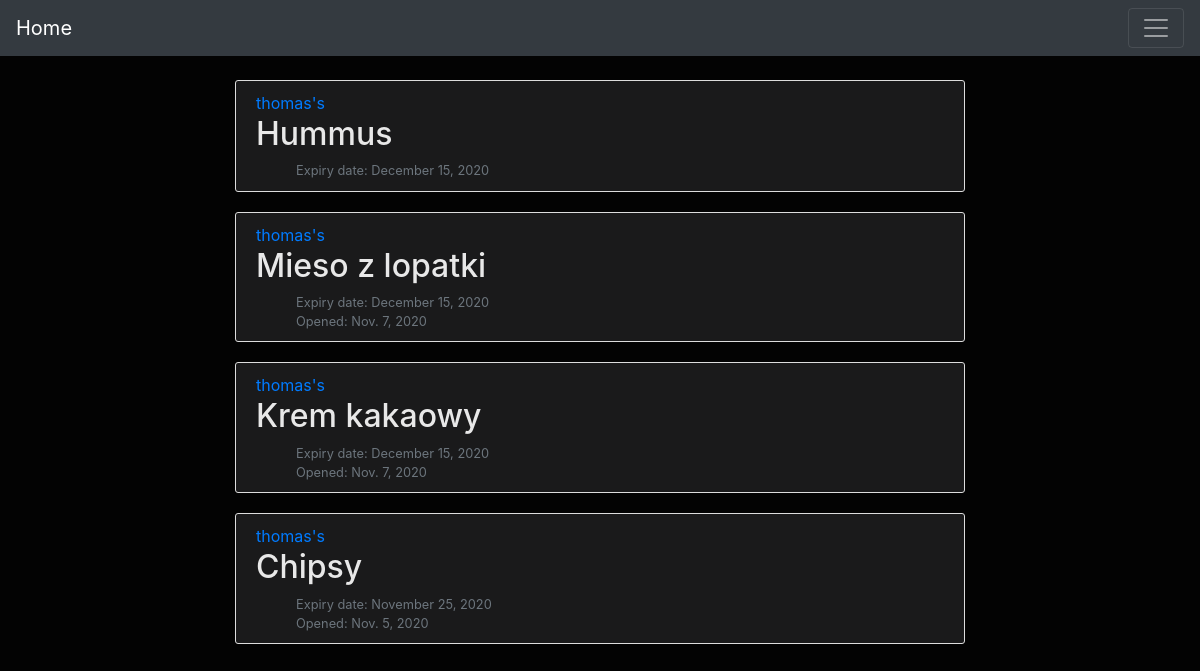
The page /foods/ on the database as committed earlier.
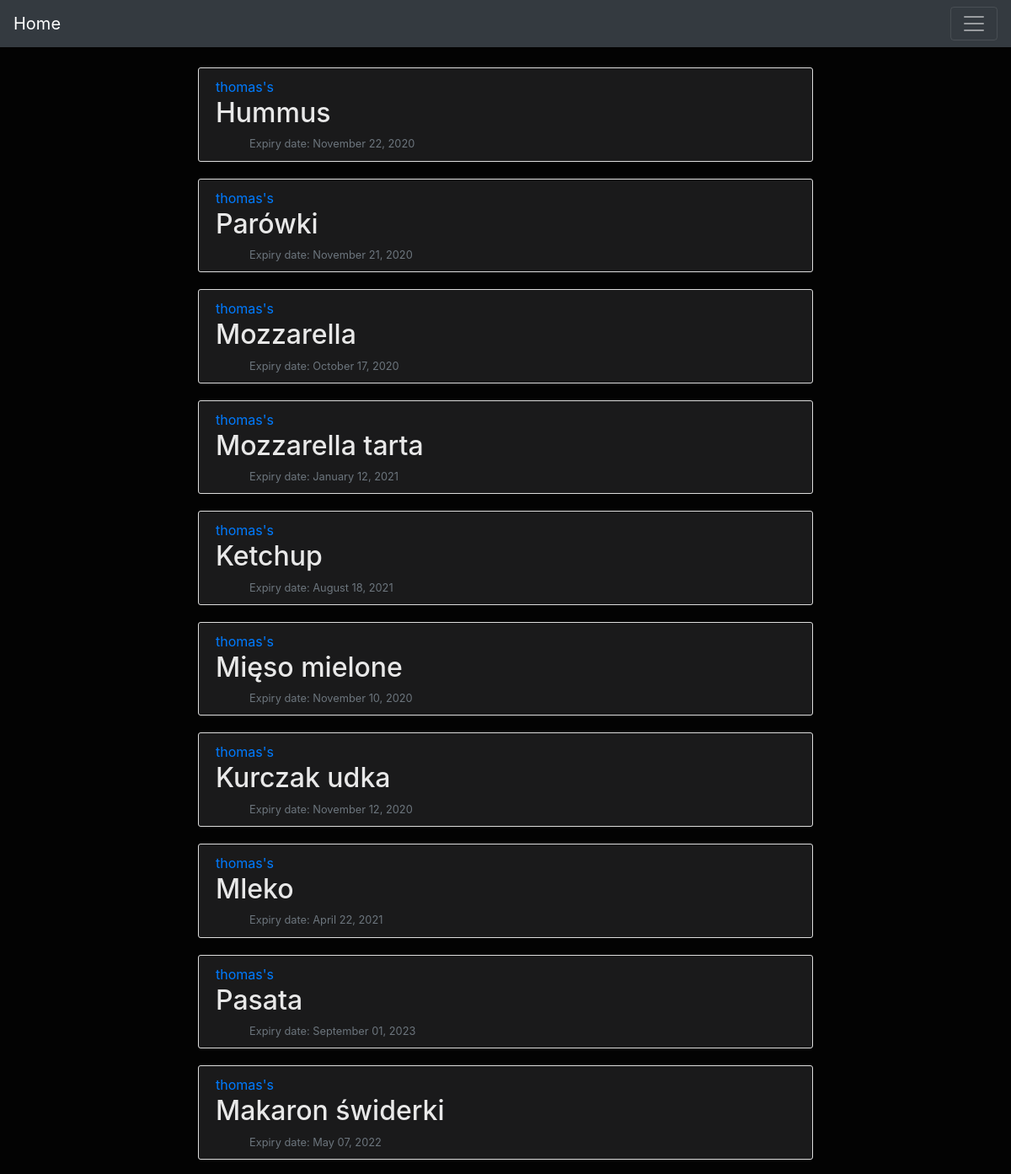
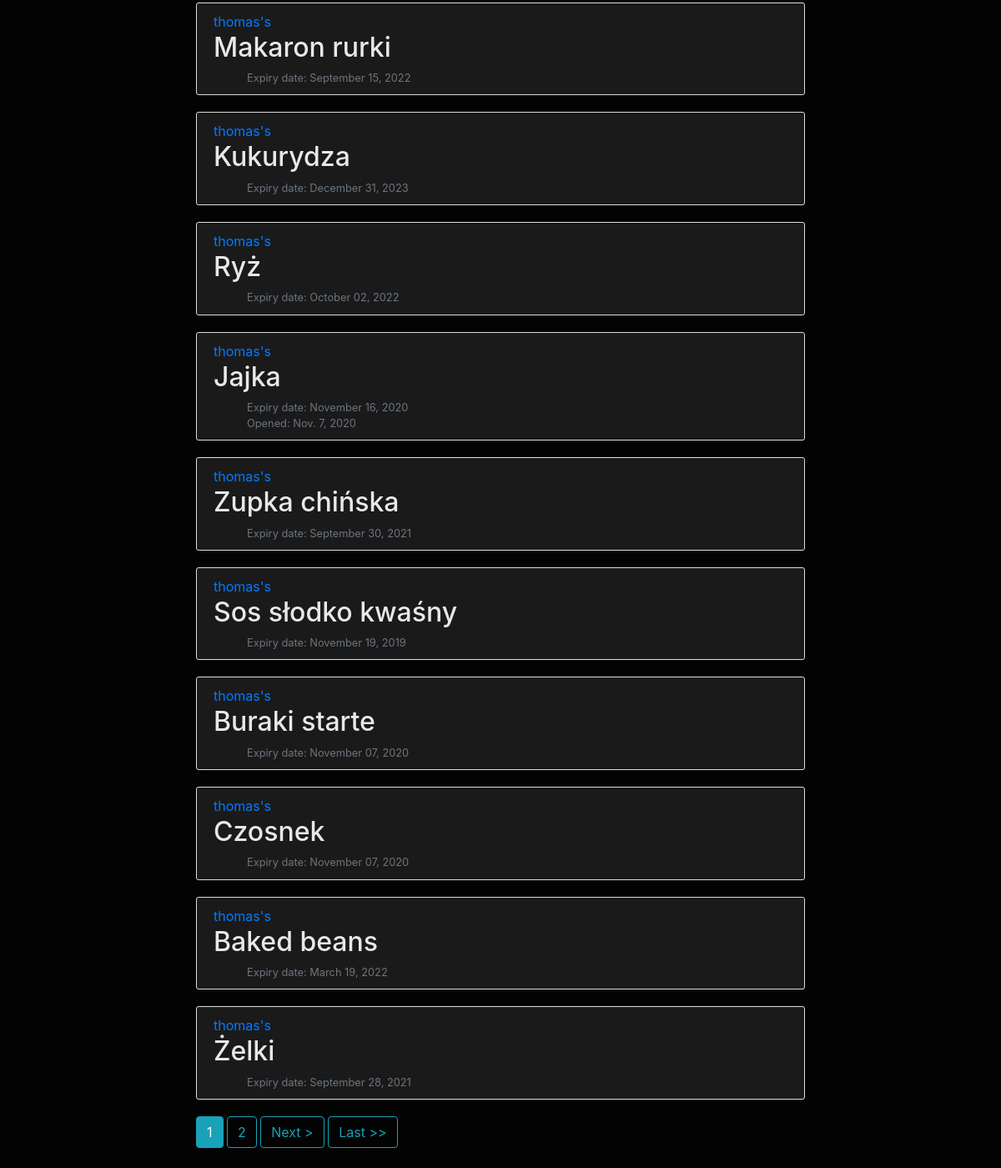
The same page on the database as committed later (2 pictures, top to bottom).
### foods/models.py (models this page shows, shortened)
class FoodType(models.Model):
    food = models.CharField(max_length = 200)
    add_date = models.DateField('date added')
    exp_date = models.DateField('expire date', null=True, blank=True)
    opened = models.BooleanField(default = False)
    opened_date = models.DateField('opened date', null=True, blank=True)
    quantity = models.IntegerField(default = 1)
    price = models.DecimalField(default = 0, max_digits = 10, decimal_places = 2)
    author = models.ForeignKey(User, on_delete=models.CASCADE)

### foods/views.py (the view)
# urls.py: path('', PostListView.as_view(), name='index'),
class PostListView(ListView):
    model = FoodType
    template_name = 'foods/index.html'
    context_object_name = 'latest_food_added'
    ordering = ['-add_date']
    paginate_by = 20

### foods/templates/foods/index.html (shortened to what this page needs)
{% extends "foods/base.html" %}
    {% block content %}
    {% for food in latest_food_added %}
        <article class="media content-section">
            <div class="media-body">
                <div>
                    <a class="mr-2" href="{% url 'user-posts' food.author.username %}">{{ food.author }}'s</a>
                </div>
                <h2><a class="article-title" href="{% url 'foods-detail' food.id %}">{{ food.food }}</a></h2>
                <small class="text-muted">
                    <ul>
                        Expiry date: {{ food.exp_date|date:"F d, Y" }}
                    </ul>
                    {% if food.opened == True %}
                        <ul>
                            Opened: {{ food.opened_date}}
                        </ul>
                    {% endif %}
                </small>
            </div>
        </article>
    {% endfor %}
    {% if is_paginated %}
            {% for num in page_obj.paginator.page_range %}
                {% if page_obj.number == num %}
                    <a class="btn btn-info mb-4" href="?page={{ num }}">{{ num }}</a>
                {% elif num > page_obj.number|add:'-3' and num < page_obj.number|add:'3' %}
                    <a class="btn btn-outline-info mb-4" href="?page={{ num }}">{{ num }}</a>
                {% endif %}
            {% endfor %}
            {% if page_obj.has_next %}
                <a class="btn btn-outline-info mb-4" href="?page={{ page_obj.next_page_number }}">Next &gt;</a>
                <a class="btn btn-outline-info mb-4" href="?page={{ page_obj.paginator.num_pages }}">Last &gt;&gt;</a>
            {% endif %}
        {% endif %}
    {% endblock content %}

### foods/templates/foods/base.html (shortened to what this page needs)
{% load static %}
<!DOCTYPE html>
<html>
    <head>
        <link rel="stylesheet" href="https://cdn.jsdelivr.net/npm/bootstrap@4.5.3/dist/css/bootstrap.min.css">
        <link rel="stylesheet" type="text/css" href="{% static 'foods/main.css' %}">
    </head>
    <body>
        <header class="site-header">
            <nav class="navbar fixed-top navbar-dark bg-dark">
                <a class="navbar-brand" href="{% url 'index' %}">Home</a>
                    <button class="navbar-toggler" type="button" data-toggle="collapse" data-target="#navbarNav" aria-controls="navbarNav" aria-expanded="false" aria-label="Toggle navigation">
                    <span class="navbar-toggler-icon"></span>
                </button>
            </nav>
        </header>
        <main role="main" class="container">
            <div class="row">
                <div class="col-md">
                </div>
                <div class="col-md-8">
                    {% block content %}{% endblock %}
                </div>
                <div class="col-md">
                </div>
            </div>
        </main>
    </body>
</html>

### foods/static/foods/main.css (style rules this page uses)
body { background: #030303; color: #5c5c5c; margin-top: 5rem; }
h1, h2, h3, h4, h5, h6 { color: #cfd1d3; }
ul { margin: 0; }
.content-section { background: #1a1a1b; padding: 10px 20px; border: 1px solid #dddddd; border-radius: 3px; margin-bottom: 20px; }
.article-title { color: #e8e8e8; }

Rows that differ between the two databases and show on the page:
removed FoodType: author "thomas", food "Hummus", exp_date "December 15, 2020"
removed FoodType: author "thomas", food "Mieso z lopatki", exp_date "December 15, 2020", opened_date "Nov. 7, 2020"
removed FoodType: author "thomas", food "Krem kakaowy", exp_date "December 15, 2020", opened_date "Nov. 7, 2020"
removed FoodType: author "thomas", food "Chipsy", exp_date "November 25, 2020", opened_date "Nov. 5, 2020"
added FoodType: author "thomas", food "Hummus", exp_date "November 22, 2020"
added FoodType: author "thomas", food "Parówki", exp_date "November 21, 2020"
added FoodType: author "thomas", food "Mozzarella", exp_date "October 17, 2020"
added FoodType: author "thomas", food "Mozzarella tarta", exp_date "January 12, 2021"
added FoodType: author "thomas", food "Ketchup", exp_date "August 18, 2021"
added FoodType: author "thomas", food "Mięso mielone", exp_date "November 10, 2020"
added FoodType: author "thomas", food "Kurczak udka", exp_date "November 12, 2020"
added FoodType: author "thomas", food "Mleko", exp_date "April 22, 2021"
added FoodType: author "thomas", food "Pasata", exp_date "September 01, 2023"
added FoodType: author "thomas", food "Makaron świderki", exp_date "May 07, 2022"
added FoodType: author "thomas", food "Makaron rurki", exp_date "September 15, 2022"
added FoodType: author "thomas", food "Kukurydza", exp_date "December 31, 2023"
added FoodType: author "thomas", food "Ryż", exp_date "October 02, 2022"
added FoodType: author "thomas", food "Jajka", exp_date "November 16, 2020", opened_date "Nov. 7, 2020"
added FoodType: author "thomas", food "Zupka chińska", exp_date "September 30, 2021"
added FoodType: author "thomas", food "Sos słodko kwaśny", exp_date "November 19, 2019"
added FoodType: author "thomas", food "Buraki starte", exp_date "November 07, 2020"
added FoodType: author "thomas", food "Czosnek", exp_date "November 07, 2020"
added FoodType: author "thomas", food "Baked beans", exp_date "March 19, 2022"
added FoodType: author "thomas", food "Żelki", exp_date "September 28, 2021"
Other text that changed with them:
new list line: "1"
new list line: "2"
text now shown: "Next > Last >>"
